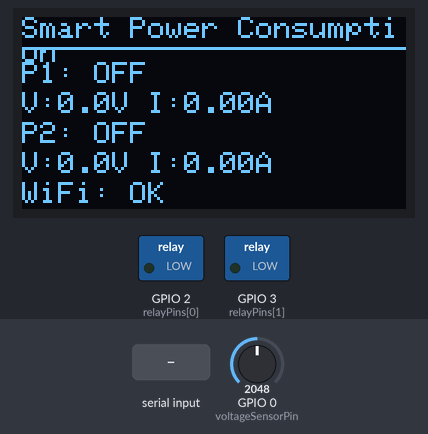
A sketch run on a simulated ESP32-C3. Parts: 128×64 one-colour display, switched loads named in the sketch (green lamp = pin HIGH). Inputs (shaded band) come from the test bench; at power-on: GPIO 0 (voltageSensorPin) = 2048. WiFi joins after 1.5 s; servers stay silent unless stated; uploads are accepted with an empty reply; what the sketch prints to the serial monitor is not drawn.

Above: at 4.4 s.
4.5 s: "1ON" received over Serial
At 6.8 s:
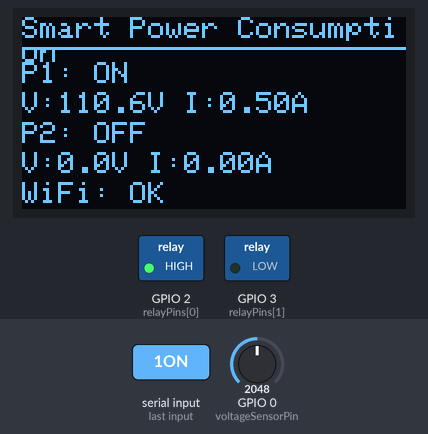
7.6 s: "2ON" received over Serial
At 9.8 s:
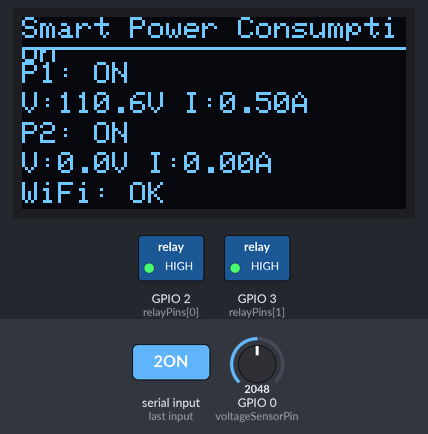
10.1 s: "1OFF" received over Serial
At 11.8 s:
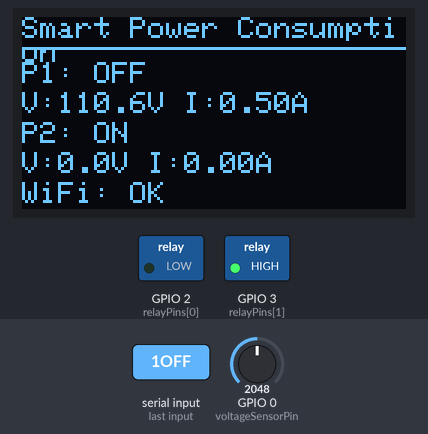
14.0 s: "2OFF" received over Serial
At 15.5 s:
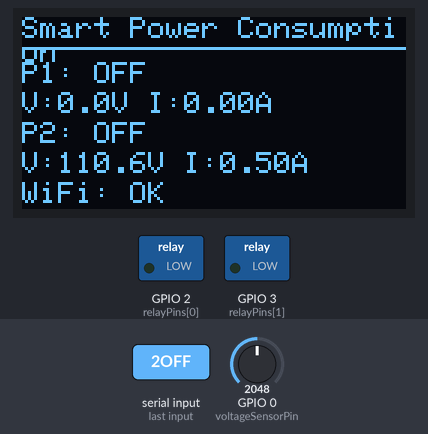
17.9 s: "1ON" received over Serial
At 19.4 s:
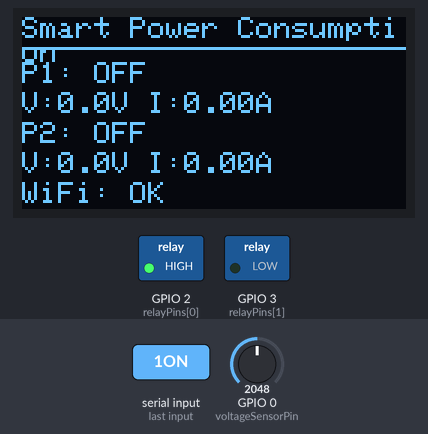
21.0 s: GPIO 0 (voltageSensorPin) set to 1960
At 24.9 s:
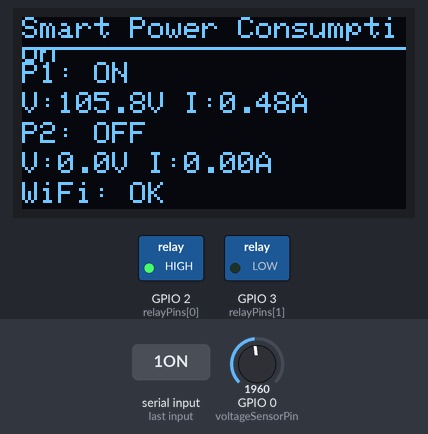
Timing chart, 0 to 25.9 s (numbered marks = the images above; inputs shaded):
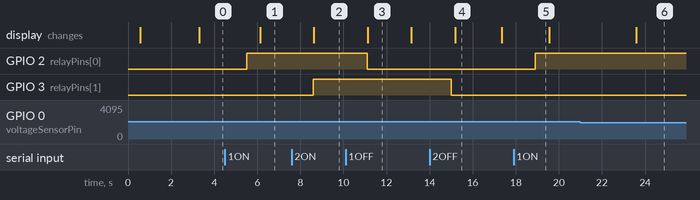

The sketch:

esp32_c3_stable_fixed.ino
```cpp
#include <WiFi.h>
#include <HTTPClient.h>
#include <WiFiClientSecure.h>
#include <ArduinoJson.h>
#include <Wire.h>
#include <Adafruit_GFX.h>
#include <Adafruit_SSD1306.h>

// WiFi Configuration
const char* ssid = "akib";
const char* password = "0123456789";

// Server URLs
const char* serverURL = "https://power-consumption-dashboard.up.railway.app/api/data";
const char* controlURL = "https://power-consumption-dashboard.up.railway.app/api/control";

// Pin Definitions for ESP32-C3 (2 ports)
const int relayPins[2] = {2, 3}; // GPIO2, GPIO3
bool relayStates[2] = {false, false};

// OLED Display (I2C)
#define SCREEN_WIDTH 128
#define SCREEN_HEIGHT 64
#define OLED_RESET -1
// I2C pins: SDA = GPIO8, SCL = GPIO9
Adafruit_SSD1306 display(SCREEN_WIDTH, SCREEN_HEIGHT, &Wire, OLED_RESET);

// Sensor pins (using ADC for voltage/current sensing)
const int voltageSensorPin = A0; // ADC pin for voltage sensing

// Current sensor readings
struct SensorData {
  float voltage;
  float current;
  float power;
  float energy; // kWh accumulated
  float cost;   // BDT cost
};

SensorData currentReadings[2];
SensorData dailyTotals[2];

// Timing variables
unsigned long lastEnergyUpdate = 0;

void setup() {
  Serial.begin(115200);
  delay(500);

  Serial.println("\n=== Smart Power Consumption (2 Ports) ESP32-C3 ===");

  // Initialize relays
  for(int i = 0; i < 2; i++) {
    pinMode(relayPins[i], OUTPUT);
    digitalWrite(relayPins[i], LOW);
    // Initialize daily totals
    dailyTotals[i] = {0, 0, 0, 0, 0};
    Serial.printf("Relay %d initialized: OFF\n", i+1);
  }

  // Initialize sensor pin
  pinMode(voltageSensorPin, INPUT);

  // Initialize OLED display
  Wire.begin(5, 6); // Try GPIO5=SDA, GPIO6=SCL
  Serial.println("Initializing OLED...");

  if(!display.begin(SSD1306_SWITCHCAPVCC, 0x3C)) {
    Serial.println("OLED allocation failed - trying 0x3D");
    if(!display.begin(SSD1306_SWITCHCAPVCC, 0x3D)) {
      Serial.println("OLED failed on both addresses");
    } else {
      Serial.println("OLED found at 0x3D");
    }
  } else {
    Serial.println("OLED found at 0x3C");
  }

  display.clearDisplay();
  display.setTextSize(1);
  display.setTextColor(SSD1306_WHITE);
  display.setCursor(0,0);
  display.println("Smart Power Consumption");
  display.println("Initializing...");
  display.display();
  delay(1000);

  // Connect WiFi
  WiFi.begin(ssid, password);
  Serial.print("Connecting to WiFi");
  while (WiFi.status() != WL_CONNECTED) {
    delay(250);
    Serial.print(".");
  }
  Serial.println("\nWiFi Connected: " + WiFi.localIP().toString());

  lastEnergyUpdate = millis();

  Serial.println("ESP32-C3 Ready! Auto-sync enabled every 3 seconds.");
  Serial.println("Commands: 1ON, 1OFF, 2ON, 2OFF, STATUS, SYNC, TEST");
  Serial.println("STATUS - Show system status");
  Serial.println("SYNC - Manual server sync");
  Serial.println("TEST - Test server connection");
  Serial.println("Toggle buttons will control hardware within 3 seconds");

  // Initial sync with server
  Serial.println("Syncing with server...");
  checkControlCommands();
}

void loop() {
  static unsigned long lastSensorRead = 0;
  static unsigned long lastDisplayUpdate = 0;
  static unsigned long lastControlCheck = 0;

  // Send real sensor data every 5 seconds
  if(millis() - lastSensorRead >= 5000) {
    sendRealSensorData();
    lastSensorRead = millis();
  }

  // Update OLED display every 2 seconds
  if(millis() - lastDisplayUpdate >= 2000) {
    updateOLEDDisplay();
    lastDisplayUpdate = millis();
  }

  // Check for control commands every 3 seconds (fast auto-sync)
  if(millis() - lastControlCheck >= 3000) {
    checkControlCommands();
    lastControlCheck = millis();
  }

  // Update energy calculations every 10 seconds
  if(millis() - lastEnergyUpdate >= 10000) {
    updateEnergyCalculations();
    lastEnergyUpdate = millis();
  }

  // Check for manual relay control via Serial Monitor
  if(Serial.available()) {
    String command = Serial.readString();
    command.trim();

    if(command == "1ON") {
      setRelay(1, true);
    }
    else if(command == "1OFF") {
      setRelay(1, false);
    }
    else if(command == "2ON") {
      setRelay(2, true);
    }
    else if(command == "2OFF") {
      setRelay(2, false);
    }
    else if(command == "STATUS") {
      Serial.printf("=== ESP32 Status ===\n");
      Serial.printf("WiFi: %s (IP: %s)\n", WiFi.status() == WL_CONNECTED ? "Connected" : "Disconnected", WiFi.localIP().toString().c_str());
      Serial.printf("Relay 1: %s (GPIO%d)\n", relayStates[0] ? "ON" : "OFF", relayPins[0]);
      Serial.printf("Relay 2: %s (GPIO%d)\n", relayStates[1] ? "ON" : "OFF", relayPins[1]);
      Serial.printf("Server URL: %s\n", serverURL);
      Serial.printf("Control URL: %s\n", controlURL);
    }
    else if(command == "SYNC") {
      Serial.println("Manual sync with server...");
      checkControlCommands();
    }
    else if(command == "TEST") {
      Serial.println("Testing server connection...");
      WiFiClientSecure client;
      client.setInsecure();
      HTTPClient http;
      http.begin(client, controlURL);
      int code = http.GET();
      Serial.printf("Test result: HTTP %d\n", code);
      if(code == 200) {
        Serial.println("Response: " + http.getString());
      }
      http.end();
    }
  }
}

void setRelay(int port, bool state) {
  if(port >= 1 && port <= 2) {
    relayStates[port-1] = state;
    digitalWrite(relayPins[port-1], state ? HIGH : LOW);
    Serial.printf("Relay %d: %s (GPIO%d = %s)\n",
                  port, state ? "ON" : "OFF",
                  relayPins[port-1], state ? "HIGH" : "LOW");
  }
}

void checkControlCommands() {
  WiFiClientSecure client;
  client.setInsecure();

  HTTPClient http;
  http.begin(client, controlURL);
  http.setTimeout(3000);

  int responseCode = http.GET();

  Serial.printf("Control check: HTTP %d\n", responseCode);

  if(responseCode == 200) {
    String response = http.getString();
    Serial.println("Server response: " + response);

    // Parse JSON response
    DynamicJsonDocument doc(1024);
    DeserializationError error = deserializeJson(doc, response);

    if(error) {
      Serial.printf("JSON parse error: %s\n", error.c_str());
      http.end();
      return;
    }

    // Check for relay commands
    if(doc.containsKey("relay1")) {
      String relay1State = doc["relay1"].as<String>();
      bool state = relay1State == "ON";
      Serial.printf("Server relay1: %s\n", relay1State.c_str());

      if(relayStates[0] != state) {
        Serial.printf("Updating relay 1: %s -> %s\n",
                     relayStates[0] ? "ON" : "OFF",
                     state ? "ON" : "OFF");
        setRelay(1, state);
      } else {
        Serial.printf("Relay 1 already in correct state: %s\n", state ? "ON" : "OFF");
      }
    }

    if(doc.containsKey("relay2")) {
      String relay2State = doc["relay2"].as<String>();
      bool state = relay2State == "ON";
      Serial.printf("Server relay2: %s\n", relay2State.c_str());

      if(relayStates[1] != state) {
        Serial.printf("Updating relay 2: %s -> %s\n",
                     relayStates[1] ? "ON" : "OFF",
                     state ? "ON" : "OFF");
        setRelay(2, state);
      } else {
        Serial.printf("Relay 2 already in correct state: %s\n", state ? "ON" : "OFF");
      }
    }
  } else {
    Serial.printf("Control check failed: %d\n", responseCode);
    if(responseCode == -1) {
      Serial.println("Connection timeout - check WiFi");
    }
  }

  http.end();
}

float readVoltage(int port) {
  // Read actual ADC value from voltage sensor
  int adcValue = analogRead(voltageSensorPin);

  // Convert ADC to voltage (adjust scaling based on your voltage divider)
  float measuredVoltage = (adcValue / 4095.0) * 3.3 * 67.0;

  // Only return voltage if relay is ON and reading is above noise threshold
  if(relayStates[port-1] && measuredVoltage > 10.0) {
    return constrain(measuredVoltage, 0, 250);
  }

  return 0; // No voltage detected
}

float readCurrent(int port) {
  // Read actual current sensor (you need to connect current sensor to another ADC pin)
  // For now, return 0 if no voltage detected
  float voltage = readVoltage(port);

  if(voltage > 0 && relayStates[port-1]) {
    // Calculate current based on power consumption (placeholder)
    // Replace this with actual current sensor reading
    float estimatedCurrent = voltage / 220.0; // Very basic estimation
    return constrain(estimatedCurrent, 0, 10);
  }

  return 0; // No current
}

void updateEnergyCalculations() {
  float electricityRate = 8.0; // BDT per kWh
  unsigned long currentTime = millis();
  float timeHours = (currentTime - lastEnergyUpdate) / 3600000.0; // Convert to hours

  for(int i = 0; i < 2; i++) {
    if(relayStates[i]) {
      // Calculate energy consumed in this interval
      float energyInterval = (currentReadings[i].power * timeHours) / 1000.0; // kWh
      dailyTotals[i].energy += energyInterval;
      dailyTotals[i].cost = dailyTotals[i].energy * electricityRate;

      Serial.printf("Port %d Energy: %.3f kWh, Cost: %.2f BDT\n",
                   i+1, dailyTotals[i].energy, dailyTotals[i].cost);
    }
  }
}

void updateOLEDDisplay() {
  display.clearDisplay();
  display.setTextSize(1);
  display.setTextColor(SSD1306_WHITE);

  // Title
  display.setCursor(0, 0);
  display.println("Smart Power Consumption");
  display.drawLine(0, 10, 128, 10, SSD1306_WHITE);

  // Port 1 data
  display.setCursor(0, 15);
  display.print("P1: ");
  display.print(relayStates[0] ? "ON " : "OFF");
  display.setCursor(0, 25);
  display.print("V:");
  display.print(currentReadings[0].voltage, 1);
  display.print("V I:");
  display.print(currentReadings[0].current, 2);
  display.print("A");

  // Port 2 data
  display.setCursor(0, 35);
  display.print("P2: ");
  display.print(relayStates[1] ? "ON " : "OFF");
  display.setCursor(0, 45);
  display.print("V:");
  display.print(currentReadings[1].voltage, 1);
  display.print("V I:");
  display.print(currentReadings[1].current, 2);
  display.print("A");

  // WiFi status
  display.setCursor(0, 55);
  display.print("WiFi: ");
  display.print(WiFi.status() == WL_CONNECTED ? "OK" : "ERR");

  display.display();
}

void sendRealSensorData() {
  for(int port = 1; port <= 2; port++) {
    WiFiClientSecure client;
    client.setInsecure();

    HTTPClient http;
    http.begin(client, serverURL);
    http.addHeader("Content-Type", "application/json");
    http.setTimeout(3000);

    // Read real sensor data - DEBUG ADC values
    float voltage = readVoltage(port);
    float current = readCurrent(port);
    float power = voltage * current;

    // Debug: Print actual ADC reading
    int adcValue = analogRead(voltageSensorPin);
    Serial.printf("Port %d - ADC: %d, Voltage: %.1fV\n", port, adcValue, voltage);

    // Store current readings
    currentReadings[port-1].voltage = voltage;
    currentReadings[port-1].current = current;
    currentReadings[port-1].power = power;
    currentReadings[port-1].energy = dailyTotals[port-1].energy;
    currentReadings[port-1].cost = dailyTotals[port-1].cost;

    // IMPORTANT: Don't send relay_state in sensor data to avoid overwriting server state
    String data = "{\"port\":" + String(port) +
                 ",\"voltage\":" + String(voltage, 1) +
                 ",\"current\":" + String(current, 2) +
                 ",\"power\":" + String(power, 0) +
                 ",\"energy\":" + String(dailyTotals[port-1].energy, 3) +
                 ",\"cost\":" + String(dailyTotals[port-1].cost, 2) +
                 ",\"arduino_connected\":true}";

    int responseCode = http.POST(data);

    if(responseCode > 0) {
      Serial.printf("Port %d - V:%.1fV I:%.2fA P:%.0fW R:%s [%d]\n",
                   port, voltage, current, power,
                   relayStates[port-1] ? "ON" : "OFF", responseCode);
    } else {
      Serial.printf("Port %d - Send failed: %d\n", port, responseCode);
    }

    http.end();
    delay(100);
  }
}
```

Measured:
- after the input at 4.5 s, GPIO 2 (relayPins[0]): LOW → HIGH after 1.0 s; the display: changes after 1.6 s (image 1)
- after the input at 7.6 s, GPIO 3 (relayPins[1]): LOW → HIGH after 1.0 s; the display: changes after 1.0 s (image 2)
- after the input at 10.1 s, GPIO 2 (relayPins[0]): HIGH → LOW after 1.0 s; the display: changes after 1.0 s (image 3)
- after the input at 14.0 s, GPIO 3 (relayPins[1]): HIGH → LOW after 1.0 s; the display: changes after 1.2 s (image 4)
- after the input at 17.9 s, GPIO 2 (relayPins[0]): LOW → HIGH after 1.0 s
- after the input at 21.0 s, the display: changes after 2.6 s (image 6)
- what the display in image 3 shows lasts 2.1 s, from 11.1 s to 13.2 s
